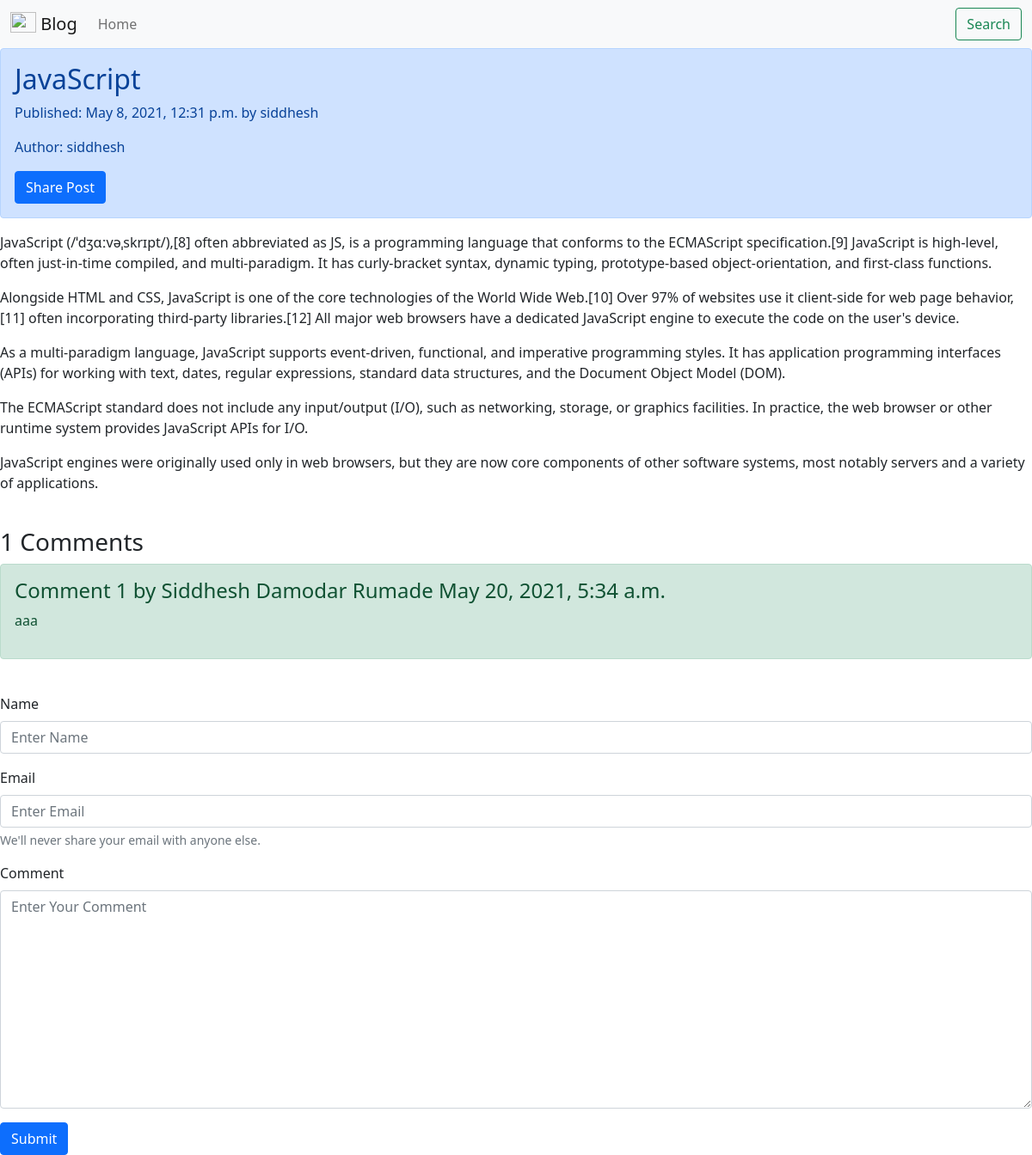
/blog/2021/5/8/javascript/, run on the app's committed database.
### blog/models.py (models this page shows, shortened)
class Post(models.Model):
    title = models.CharField(max_length=250)
    slug = models.SlugField(max_length=250, unique_for_date='publish')
    author = models.ForeignKey(User, on_delete=models.CASCADE, related_name='blog_posts')
    body = models.TextField()
    publish = models.DateTimeField(default=timezone.now)
    created = models.DateTimeField(auto_now_add=True)
    STATUS_CHOICES = (
        ('draft', 'Draft'),
        ('published', 'Published'),
    )
    status = models.CharField(max_length=10, choices=STATUS_CHOICES, default='draft')
    class Meta:
        ordering = ['-publish']

class Comment(models.Model):
    post = models.ForeignKey(Post, on_delete=models.CASCADE, related_name='comments')
    name = models.CharField(max_length=80)
    email = models.EmailField()
    body = models.TextField()
    created = models.DateTimeField(auto_now_add=True)
    updated = models.DateTimeField(auto_now=True)
    active = models.BooleanField(default=True)
    class Meta:
        ordering = ('created',)  # always comma at end

### blog/views.py (the view, shortened to what this page needs)
# urls.py: path('<int:year>/<int:month>/<int:day>/<slug:post>/', PostDetailView.as_view(), name='post_detail'),
class PostDetailView(DetailView, FormMixin):
    model = Post
    template_name = 'detail.html'
    context_object_name = 'post_detail'
    form_class = CommentForm  # this is for FormMixin
    def get_object(self):
        post = self.kwargs['post']
        status = 'published'
        year = self.kwargs['year']
        month = self.kwargs['month']
        day = self.kwargs['day']
        obj = get_object_or_404(Post, slug=post,
                                status=status,
                                publish__year=year,
                                publish__month=month,
                                publish__day=day)
        return obj
    def get_context_data(self, **kwargs):
        context = super().get_context_data(**kwargs)
        context['form'] = self.get_form()
        comments = self.get_object().comments.filter(active=True)
        context['comments'] = comments
        return context

### blog/form.py
class CommentForm(forms.ModelForm):
    name=forms.CharField(widget=forms.TextInput(
        attrs={
            'class': 'form-control',
            'placeholder': 'Enter Name '
        }
    ))
    email=forms.EmailField(widget=forms.TextInput(
        attrs={
            'class': 'form-control',
            'placeholder': 'Enter Email '
        }
    ))
    body=forms.CharField(widget=forms.Textarea(
        attrs={
            'class': 'form-control',
            'placeholder': 'Enter Your Comment '
        }
    ))
    class Meta:
        model = Comment
        fields = ('name','email','body')

### templates/detail.html (shortened to what this page needs)
{% extends 'base.html' %}
{% block heading_block %}
    <h2>{{ post_detail.title }}</h2>
    <p>Published: {{ post_detail.publish }} by {{ post_detail.author }}</p>
    <p>Author: {{ post_detail.author }}</p>
    <a class="btn btn-primary" href="{% url 'blog:email_form' post_detail.id %}">Share Post</a>
{% endblock %}
{% block body_block %}
    {{ post_detail.body|linebreaks }}
    {% if not comments %}
        <div class="alert alert-danger" role="alert">
          <h3>0 Comments</h3>
            <p>There are no comments yet.</p>
        </div>
        {% else %}
        <h3>{{ comments|length }} Comments &nbsp;</h3>
        {% for comment in comments %}
            <div class="alert alert-success" role="alert">
          <h4>Comment {{ forloop.counter }} by {{ comment.name }} {{ comment.updated }}</h4>
            <p>{{ comment.body }}</p>
            </div>
        {% endfor %}
    {% endif %}
    <form method="POST">
        <div class="mb-3">
            <label for="name" class="form-label">Name</label>
            {{ form.name }}
        </div>
        <div class="mb-3">
            <label for="email" class="form-label">Email</label>
            {{ form.email }}
            <div id="emailHelp" class="form-text">We'll never share your email with anyone else.</div>
        </div>
        <div class="mb-3">
            <label for="body" class="form-label">Comment</label>
            {{ form.body }}
        </div>
        <input class="btn btn-primary" type="submit" target='_blank' value="Submit">
    </form>
{% endblock %}

### data on the page
Post: title "JavaScript", publish "May 8, 2021, 12:31 p.m.", author "siddhesh", body "JavaScript (/ˈdʒɑːvəˌskrɪpt/),[8] often abbreviated as JS, is a programming language that conforms to the ECMAScript specification.[9] JavaScript is high-level, often just-in-time compiled, and multi-paradigm. It has curly-bracket syntax, dynamic typing, prototype-based object-orientation, and first-class functions. Alongside HTML and CSS, JavaScript is one of the core technologies of the World Wide Web.[10] Over 97% of websites use it client-side for web page behavior,[11] often incorporating third-party libraries.[12] All major web browsers have a dedicated JavaScript engine to execute the code on the user's device. As a multi-paradigm language, JavaScript supports event-driven,…"
Comment: name "Siddhesh Damodar Rumade", updated "May 20, 2021, 5:34 a.m.", body "aaa"

### other printed values
{{ comments|length }} "1"
